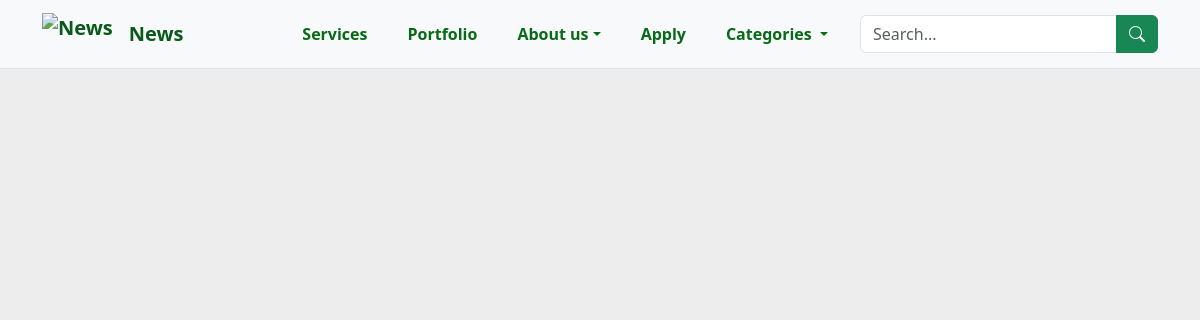
/services/, run on an earlier commit of the app's database.
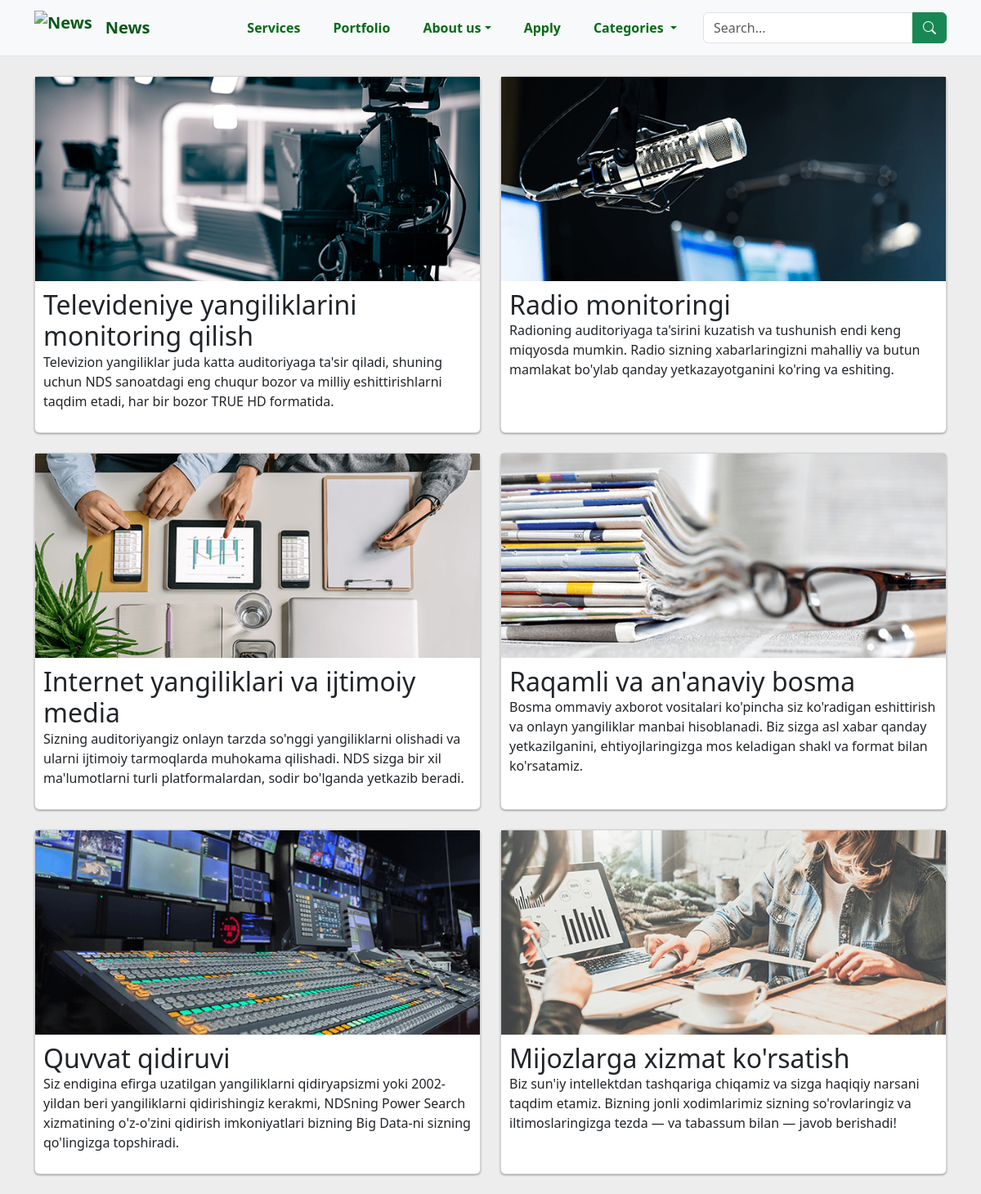
And on a later commit of the database.
### blog/models.py (models this page shows, shortened)
class Services(models.Model):
    title = models.CharField(max_length=100)
    description = models.TextField()
    image = models.ImageField(upload_to="", blank=True, null=True)
    created_at = models.DateTimeField(auto_now_add=True)

### blog/views.py (the view)
# urls.py: path('services/', views.services, name='services'),
def services(request):
    services = Services.objects.all()
    return render(request, 'services.html', {'services': services})

### templates/services.html (shortened to what this page needs)
<!DOCTYPE html>
<html lang="en">
<head>
    <link href="https://cdn.jsdelivr.net/npm/bootstrap@5.3.3/dist/css/bootstrap.min.css" rel="stylesheet">
    <link rel="stylesheet" href="https://cdn.jsdelivr.net/npm/bootstrap-icons@1.11.3/font/bootstrap-icons.css">
</head>
<body>
<nav class="navbar navbar-expand-lg navbar-light bg-light border-bottom">
  <div class="container">
    <a class="navbar-brand d-flex align-items-center" href="{% url 'blog' %}">
      <img src="https://cdn.vectorstock.com/i/1000v/45/91/news-and-facts-reporting-logo-composed-using-vector-27444591.jpg"
           alt="News" height="42" class="me-3">
      <strong>News</strong>
    </a>
    <div class="collapse navbar-collapse justify-content-end" id="navMenu">
      <ul class="navbar-nav fw-bold align-items-center gap-4">
        <li class="nav-item">
          <a class="nav-link" href="{% url 'services' %}">Services</a>
        </li>
        <li class="nav-item">
          <a class="nav-link" href="{% url 'portfolio' %}">Portfolio</a>
        </li>
        <li class="nav-item dropdown">
          <a class="nav-link dropdown-toggle" href="#" data-bs-toggle="dropdown">About us</a>
        </li>
        <li class="nav-item">
          <a class="nav-link" href="{% url 'apply' %}">Apply</a>
        </li>
        <li class="nav-item dropdown">
          <a class="nav-link dropdown-toggle" href="#" data-bs-toggle="dropdown">
            {% if active_category_name %}
              {{ active_category_name }}
            {% else %}
              Categories
            {% endif %}
          </a>
        </li>
      </ul>
      <form class="d-flex ms-4" method="GET">
        <div class="input-group">
          <input type="search" class="form-control" placeholder="Search..." name="q" value="{{ query }}">
          <button class="btn btn-success" type="submit">
            <i class="bi bi-search"></i>
          </button>
        </div>
      </form>
    </div>
  </div>
</nav>
<div class="container mt-4">
  <div class="row">
    {% for s in services %}
      <div class="col-md-6 col-12 mb-4">
        <div class="card">
          <img src="{{ s.image.url }}">
          <div class="card-inner">
            <div class="header">
              <h2>{{ s.title }}</h2>
            </div>
            <div class="content">
              <p>{{ s.description }}</p>
            </div>
          </div>
        </div>
      </div>
    {% endfor %}
  </div>
</div>
</body>
</html>

### templates/services.html (style rules this page uses)
body { background: #eeeded; }
.card { box-shadow: 0 1px 3px rgba(0,0,0,0.12), 0 1px 2px rgba(0,0,0,0.24); transition: all 0.2s ease-in-out; background-color:#FFF; height: 100%; }
.card-inner { padding: 10px; }
.card .header h2, .card .header h3 { margin: 0; }
.card img { width: 100%; height: 250px; object-fit: cover; }
.navbar-nav .nav-link { color: #066a17 !important; }
.navbar-brand { color: #09591b !important; font-weight: bold; }

What changed in the data, as far as the page shows it:
added Services: image (picture), title "Televideniye yangiliklarini monitoring qilish", description "Televizion yangiliklar juda katta auditoriyaga ta'sir qiladi, shuning uchun NDS sanoatdagi eng chuqur bozor va milliy eshittirishlarni taqdim etadi, har bir bozor TRUE HD formatida."
added Services: image (picture), title "Radio monitoringi", description "Radioning auditoriyaga ta'sirini kuzatish va tushunish endi keng miqyosda mumkin. Radio sizning xabarlaringizni mahalliy va butun mamlakat bo'ylab qanday yetkazayotganini ko'ring va eshiting."
added Services: image (picture), title "Internet yangiliklari va ijtimoiy media", description "Sizning auditoriyangiz onlayn tarzda so'nggi yangiliklarni olishadi va ularni ijtimoiy tarmoqlarda muhokama qilishadi. NDS sizga bir xil ma'lumotlarni turli platformalardan, sodir bo'lganda yetkazib beradi."
added Services: image (picture), title "Raqamli va an'anaviy bosma", description "Bosma ommaviy axborot vositalari ko'pincha siz ko'radigan eshittirish va onlayn yangiliklar manbai hisoblanadi. Biz sizga asl xabar qanday yetkazilganini, ehtiyojlaringizga mos keladigan shakl va format bilan ko'rsatamiz."
added Services: image (picture), title "Quvvat qidiruvi", description "Siz endigina efirga uzatilgan yangiliklarni qidiryapsizmi yoki 2002-yildan beri yangiliklarni qidirishingiz kerakmi, NDSning Power Search xizmatining o'z-o'zini qidirish imkoniyatlari bizning Big Data-ni sizning qo'lingizga topshiradi."
added Services: image (picture), title "Mijozlarga xizmat ko'rsatish", description "Biz sun'iy intellektdan tashqariga chiqamiz va sizga haqiqiy narsani taqdim etamiz. Bizning jonli xodimlarimiz sizning so'rovlaringiz va iltimoslaringizga tezda — va tabassum bilan — javob berishadi!"
